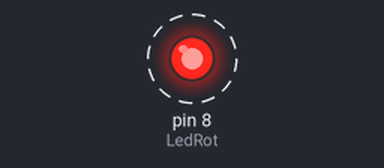
This sketch was run on a simulated Arduino Uno, built with avr-gcc and run on an emulated ATmega328P. Shown: output pins drawn as LEDs (lit = HIGH). Dashed ring = blinking.

Above: at 0.5 s.
Timing chart, 0 to 4.6 s (numbered marks = the images above):
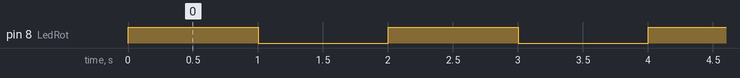

Measured:
- by itself, pin 8 (LedRot): alternates HIGH for 1.0 s and LOW for 1.0 s

The sketch:

BlinkLed.ino
```cpp
/*
  BlinkLed

  eine LED wird wiederholt ein- und ausgeschaltet

*/
int LedRot = 8;  // Anschluss 8 des Arduino Boards benutzen

// Die setup function wird zu Beginn einmal ausgeführt
void setup() {
  // initialisiert digital pin LedRot als output.
  pinMode(LedRot, OUTPUT);
}

// Die loop function wird ständig wiederholt
void loop() {
  digitalWrite(LedRot, HIGH);   // schaltet LedRot ein
  delay(1000);                       // warten
  digitalWrite(LedRot, LOW);    // schaltet LedRot aus
  delay(1000);                       // warten
}
```
